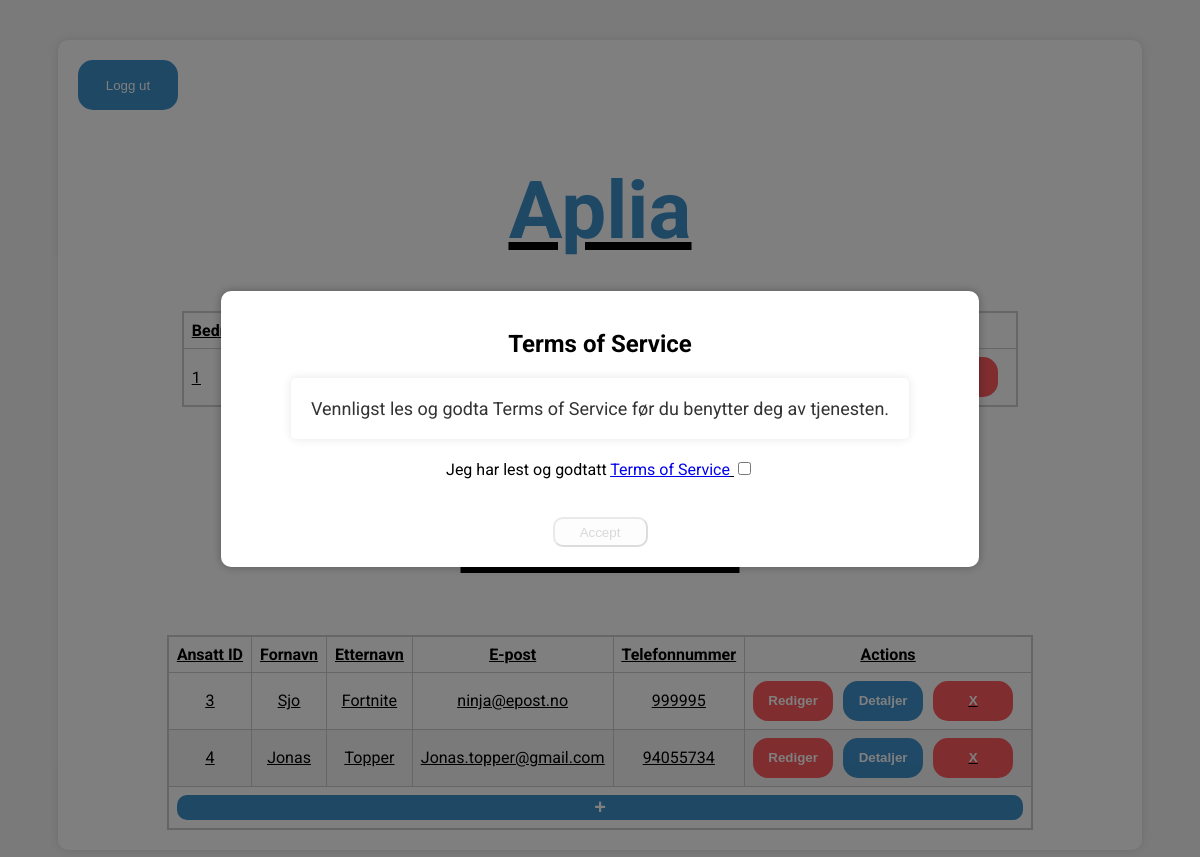
The page /CRUD/Read_User.php?bedrift_id=1 on the database its author committed.
### tables this page shows
CREATE TABLE `bedrifter_tb` (
  `bedrift_id` bigint(20) UNSIGNED NOT NULL,
  `bedrift_navn` varchar(45) NOT NULL,
  `bedrift_adresse` varchar(45) NOT NULL,
  `bedrift_org_form` varchar(45) NOT NULL,
  `bedrift_reg_dato` date DEFAULT NULL,
  `bedrift_org_nr` varchar(45) NOT NULL,
  `bedrift_beskrivelse` varchar(250) DEFAULT NULL,
  `bedrift_post_nr` varchar(4) NOT NULL,
  `bedrift_post_sted` varchar(45) NOT NULL,
  `bedrift_logo_filepath` varchar(100) DEFAULT NULL,
  `bedrift_er_kunde` tinyint(1) NOT NULL
);

CREATE TABLE `ansatte_tb` (
  `ansatte_id` bigint(20) UNSIGNED NOT NULL,
  `ansatte_etternavn` varchar(30) NOT NULL,
  `ansatte_fornavn` varchar(30) NOT NULL,
  `ansatte_stilling` varchar(40) NOT NULL,
  `ansatte_kontakt_person` tinyint(1) NOT NULL,
  `ansatte_tlf_nr` varchar(15) NOT NULL,
  `ansatte_epost` varchar(250) NOT NULL,
  `ansatte_bedrifts_id` bigint(20) UNSIGNED NOT NULL
);

### CRUD/Read_User.php (the view, shortened to what this page needs)
<?php
include 'connect.php';
$termsAccepted = isset($_COOKIE['terms_accepted']);
if (isset($_GET['bedrift_id'])) {
    $id = $_GET['bedrift_id'];
    $sql_edit = "SELECT * FROM bedrifter_tb
              INNER JOIN ansatte_tb
              ON bedrifter_tb.bedrift_id = ansatte_tb.ansatte_bedrifts_id
              WHERE ansatte_tb.ansatte_bedrifts_id = $id";
    $result_edit = mysqli_query($conn, $sql_edit);
    if (mysqli_num_rows($result_edit) > 0) {
        $first_row = mysqli_fetch_assoc($result_edit); ?>
        <!DOCTYPE html>
        <html lang="en">
        <head>
            <link rel="stylesheet" href="../stylesheets/stylesheet.css?v=1.0">
            <link rel="stylesheet" href="https://cdnjs.cloudflare.com/ajax/libs/font-awesome/6.0.0-beta3/css/all.min.css">
        </head>
        <body>
            <?php if (!$termsAccepted) : ?>
                <div class="popup-overlay" id="popup">
                    <div class="popup-content">
                        <h2>Terms of Service</h2>
                        <p>Vennligst les og godta Terms of Service før du benytter deg av tjenesten.</p>
                        <form id="accept-form" method="post">
                            Jeg har lest og godtatt <u><a href="../terms_of_service.php"><u>Terms of Service</a> <input type="checkbox" id="accept-checkbox"><br><br><br>
                                <button class="terms-btn" type="submit" id="accept-button" name="accept_terms" disabled>Accept</button>
                        </form>
                    </div>
                </div>
            <?php endif; ?>
            <main>
                <a href="../Innlogging/logout.php"><button class="alle-view-btn" type="button">Logg ut</button></a>
                <h1 class="header-bedrift"><?php echo $first_row['bedrift_navn'] ?></h1>
                <table class="table">
                    <thead>
                        <tr>
                            <th>Bedrift ID</th>
                            <th>Navn</th>
                            <th>Adresse</th>
                            <th>Postnummer</th>
                            <th>Poststed</th>
                            <th>Actions</th>
                        </tr>
                    </thead>
                    <tbody>
                        <tr>
                            <td><?php echo $first_row['bedrift_id'] ?></td>
                            <td><?php echo $first_row['bedrift_navn'] ?></td>
                            <td><?php echo $first_row['bedrift_adresse'] ?></td>
                            <td><?php echo $first_row['bedrift_post_nr'] ?></td>
                            <td><?php echo $first_row['bedrift_post_sted'] ?></td>
                            <td>
                                <div class="button-group">
                                    <a href="Edit-bedrift.php?bedrift_id=<?php echo $id ?>"><button class="edit-btn-table">Rediger</button></a>
                                    <a class="detaljer_kapp" href="Detailed-view-bedrift.php?bedrift_id=<?php echo $id ?>"><button class="details-btn-table">Detaljer</button></a>
                                    <button class="delete-btn-table" onclick="confirmDeleteBedrift('<?php echo htmlspecialchars($first_row['bedrift_navn']) ?>', '<?php echo htmlspecialchars($first_row['bedrift_id']) ?>')">X</button>
                                </div>
                            </td>
                        </tr>
                    </tbody>
                </table>
                <h1 class="header-ansatte">Ansatte</h1>
                <table class="table2">
                    <thead>
                        <tr>
                            <th>Ansatt ID</th>
                            <th>Fornavn</th>
                            <th>Etternavn</th>
                            <th>E-post</th>
                            <th>Telefonnummer</th>
                            <th>Actions</th>
                        </tr>
                    </thead>
                    <tbody>
                        <?php
                        mysqli_data_seek($result_edit, 0);
                        while ($row = mysqli_fetch_assoc($result_edit)) {
                            $ansatt_id = $row['ansatte_id'];
                        ?>
                            <tr>
                                <td><?php echo $row['ansatte_id'] ?></td>
                                <td><?php echo $row['ansatte_fornavn'] ?></td>
                                <td><?php echo $row['ansatte_etternavn'] ?></td>
                                <td><?php echo $row['ansatte_epost'] ?></td>
                                <td><?php echo $row['ansatte_tlf_nr'] ?></td>
                                <td>
                                    <div class="button-group">
                                        <a href="Edit-ansatt.php?ansatte_id=<?php echo $ansatt_id ?>"><button class="edit-btn-table">Rediger</button></a>
                                        <a class="detaljer_kapp" href="Detailed-view-ansatte.php?ansatte_id=<?php echo $row['ansatte_id'] ?>"><button class="details-btn-table">Detaljer</button></a>
                                        <button class="delete-btn-table" onclick="confirmDeleteAnsatte('<?php echo htmlspecialchars($row['ansatte_fornavn']) ?>', '<?php echo htmlspecialchars($row['ansatte_etternavn']) ?>', '<?php echo $row['ansatte_id'] ?>')">X</button>
                                    </div>
                                </td>
                            </tr>
                        <?php
                        }
                        ?>
                        <td colspan="6">
                            <form action="Create-ansatte.php" method="post">
                                <button type="submit" class="bsc-btn">+</button>
                            </form>
                        </td>
                    </tbody>
                </table>
            </main>
        </body>
        </html>
<?php
    }
}
?>

### stylesheets/stylesheet.css (style rules this page uses)
body { background-color: #F5F5F5; margin-top: 5vh; font-family: "Roboto", sans-serif; }
h1 { text-align: center; font-size: 10vh; color: #3E92CC; }
main { background-color: #FFFFFF; margin-left: 50px; margin-right: 50px; padding: 20px; border-radius: 10px; box-shadow: 0 0 10px rgba(0, 0, 0, 0.1); }
input { font-size: 16px; }
p { margin: 20px 50px; color: #333333; font-size: 18px; padding: 20px; background-color: #FFFFFF; border-radius: 5px; box-shadow: 0 0 10px rgba(0, 0, 0, 0.1); }
a { text-decoration: none; }
table { width: 70%; border-collapse: collapse; border: 2px solid #CCCCCC; border-radius: 10px; margin: auto; }
th, td { border: 1px solid #CCCCCC; padding: 8px; }
tr:nth-child(even) { background-color: #F5F5F5; }
.details-btn-table, .delete-btn-table, .edit-btn-table { min-height: 40px; min-width: 80px; border: none; border-radius: 15px; font-weight: bold; cursor: pointer; }
.details-btn-table { background-color: #3E92CC; color: #FFFFFF; }
.delete-btn-table { background-color: #FF5A5F; color: #FFFFFF; }
.edit-btn-table { background-color: #FF5A5F; color: #FFFFFF; }
.button-group { display: flex; }
.button-group button { margin-right: 10px; }
.table { width: max-content; }
.table td:last-child { white-space: nowrap; }
.alle-view-btn { min-height: 15px; min-width: 60px; }
.table2 { width: 50%; border: 2px solid #ccc; border-radius: 10px; margin: auto; white-space: nowrap; margin-top: 1vh; align-content: center; text-align: center; }
.header-ansatte { margin-top: 10vh; }
.bsc-btn { background-color: #3E92CC; color: #FFFFFF; border: none; min-width: 100%; min-height: 120%; border-radius: 10px; font-size: 20px; font-weight: bolder; cursor: pointer; }
.alle-view-btn { border: none; min-width: 100px; min-height: 50px; color: white; border-radius: 15px; background-color: #3E92CC; }

### CRUD/Read_User.php (style rules this page uses)
.popup-overlay { position: fixed; top: 0; left: 0; width: 100%; height: 100%; background-color: rgba(0, 0, 0, 0.5); display: flex; justify-content: center; align-items: center; z-index: 999; }
.popup-content { background-color: white; padding: 20px; border-radius: 10px; box-shadow: 0 0 10px rgba(0, 0, 0, 0.3); max-width: 80%; text-align: center; }
.terms-btn[disabled] { opacity: 0.5; cursor: not-allowed; min-width: 95px; min-height: 30px; border-radius: 10px; }

### rows shown on the page
bedrifter_tb: bedrift_navn "Aplia", bedrift_id "1"
ansatte_tb: ansatte_id "3", ansatte_fornavn "Sjo", ansatte_etternavn "Fortnite", ansatte_epost "ninja@epost.no", ansatte_tlf_nr "999995"
ansatte_tb: ansatte_id "4", ansatte_fornavn "Jonas", ansatte_etternavn "Topper", ansatte_epost "Jonas.topper@gmail.com", ansatte_tlf_nr "94055734"
